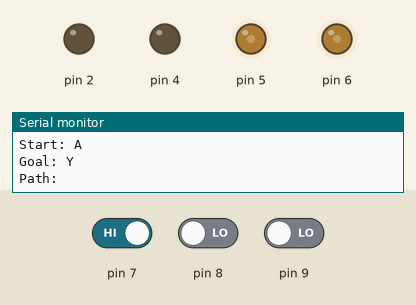
Simulated run of this program. Board: Arduino Uno, built with avr-gcc and run on an emulated ATmega328P. Shown: output pins drawn as LEDs (lit = HIGH), the last lines printed to the serial monitor. Dashed ring = blinking. The inputs (shaded band) are chosen by the test bench; at power-on: pin 8 LOW, pin 9 LOW, pin 7 HIGH.

Above: at 1.2 s.
1.3 s: pin 8 driven HIGH
At 2.4 s:
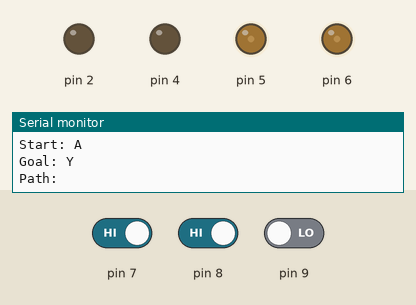
2.8 s: pin 9 driven HIGH
At 3.72 s:
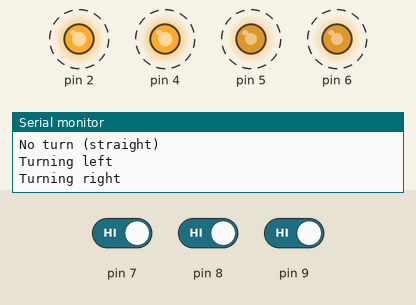
5.8 s: pin 7 driven LOW
7.8 s: pin 8 driven LOW
At 8.5 s:
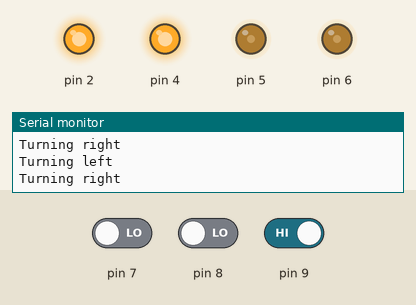
9.3 s: pin 8 driven HIGH and pin 9 driven LOW
At 9.7 s:
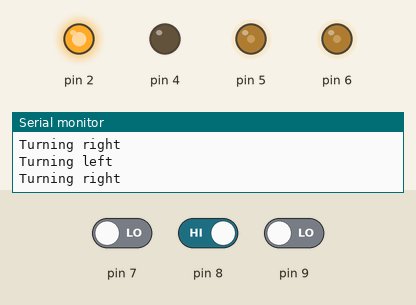
10.8 s: pin 7 driven HIGH
At 12.0 s:
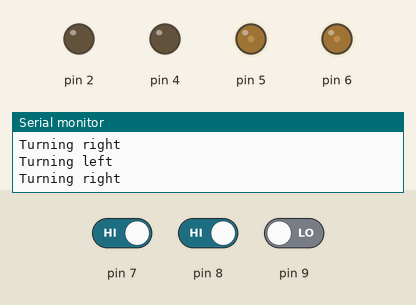
Timing chart, 0 to 13.3 s (numbered marks = the images above; inputs shaded):
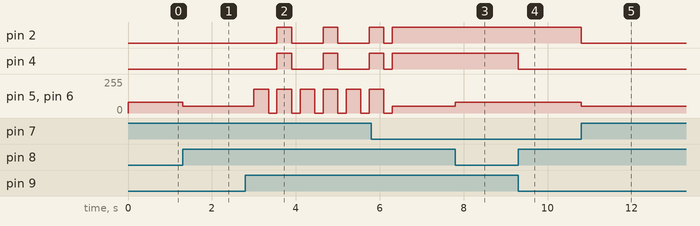

The program:

main.cpp
```cpp
#include <Arduino.h>
#include <limits.h>
#include <EEPROM.h>

#define GRID_SIZE 5
#define MAX_PATH_LEN 25

int pathX[MAX_PATH_LEN];
int pathY[MAX_PATH_LEN];
int pathLen = 0;
int pathIndex = 1; // Start from 1, since 0 is the start node
int robotX = 0, robotY = 0;
int heading = 2; // 0=up, 1=right, 2=down, 3=left

struct Node {
  int x, y;
  int g, h, f;
  Node* parent;
  bool walkable;
  int cost;
  char name; // Add name field
};

Node grid[GRID_SIZE][GRID_SIZE];

// Simple Manhattan distance heuristic
int heuristic(int x1, int y1, int x2, int y2) {
  return abs(x1 - x2) + abs(y1 - y2);
}

// Initialize grid (all walkable for now)
void initGrid() {
  char nodeName = 'A';
  // Manually set costs for each node (row by row)
  int manualCosts[GRID_SIZE][GRID_SIZE] = {
    {1, 3, 5, 7, 9},
    {3, 3, 1, 7, 6},
    {5, 1, 2, 3, 4},
    {7, 7, 3, 1, 2},
    {9, 6, 4, 2, 1},

  };

  for (int i = 0; i < GRID_SIZE; i++) {
    for (int j = 0; j < GRID_SIZE; j++) {
      int cost = manualCosts[i][j];
      grid[i][j] = {i, j, 0, 0, 0, nullptr, true, cost, nodeName};
      nodeName++;
      // If you want to wrap after 'Z', uncomment the next line:
      // if (nodeName > 'Z') nodeName = 'a';
    }
  }
}

struct ListNode {
  Node* node;
  ListNode* next;
};

// Helper to add node to open list (sorted by f)
void addToOpen(ListNode*& open, Node* node) {
  ListNode* newNode = new ListNode{node, nullptr};
  if (!open || node->f < open->node->f) {
    newNode->next = open;
    open = newNode;
    return;
  }
  ListNode* curr = open;
  while (curr->next && curr->next->node->f <= node->f) curr = curr->next;
  newNode->next = curr->next;
  curr->next = newNode;
}

// Helper to check if node is in list
bool inList(ListNode* list, Node* node) {
  while (list) {
    if (list->node == node) return true;
    list = list->next;
  }
  return false;
}

// Remove and return node with lowest f from open list
Node* popOpen(ListNode*& open) {
  if (!open) return nullptr;
  Node* node = open->node;
  ListNode* temp = open;
  open = open->next;
  delete temp;
  return node;
}

// A* implementation
void astar(int startX, int startY, int goalX, int goalY) {
  // Reset grid node values
  for (int i = 0; i < GRID_SIZE; i++)
    for (int j = 0; j < GRID_SIZE; j++) {
      grid[i][j].g = INT_MAX;
      grid[i][j].h = 0;
      grid[i][j].f = INT_MAX;
      grid[i][j].parent = nullptr;
    }

  Node* start = &grid[startX][startY];
  Node* goal = &grid[goalX][goalY];

  start->g = 0;
  start->h = heuristic(startX, startY, goalX, goalY);
  start->f = start->h;

  ListNode* open = nullptr;
  ListNode* closed = nullptr;
  addToOpen(open, start);

  int dx[4] = {1, -1, 0, 0};
  int dy[4] = {0, 0, 1, -1};

  while (open) {
    Node* current = popOpen(open);
    if (current == goal) {
      // Path found, print it
      Serial.print("Path: ");

      pathLen = 0;
      Node* pathNode = goal;
      while (pathNode) {
        pathX[pathLen] = pathNode->x;
        pathY[pathLen] = pathNode->y;
        pathLen++;
        pathNode = pathNode->parent;
      }
      Serial.println();

      // Reverse the path arrays so [0] is start, [pathLen-1] is goal
      for (int i = 0; i < pathLen / 2; i++) {
        int tx = pathX[i], ty = pathY[i];
        pathX[i] = pathX[pathLen - 1 - i];
        pathY[i] = pathY[pathLen - 1 - i];
        pathX[pathLen - 1 - i] = tx;
        pathY[pathLen - 1 - i] = ty;
      }
      pathIndex = 1; // Next node to go to (0 is start)

      // Clean up
      while (open) popOpen(open);
      while (closed) popOpen(closed);
      return;
    }
    addToOpen(closed, current);

    for (int d = 0; d < 4; d++) {
      int nx = current->x + dx[d];
      int ny = current->y + dy[d];
      if (nx < 0 || ny < 0 || nx >= GRID_SIZE || ny >= GRID_SIZE) continue;
      Node* neighbor = &grid[nx][ny];
      if (!neighbor->walkable || inList(closed, neighbor)) continue;
      int tentative_g = current->g + neighbor->cost;
      if (tentative_g < neighbor->g) {
        neighbor->parent = current;
        neighbor->g = tentative_g;
        neighbor->h = heuristic(nx, ny, goalX, goalY);
        neighbor->f = neighbor->g + neighbor->h;
        if (!inList(open, neighbor)) addToOpen(open, neighbor);
      }
    }
  }
  Serial.println("No path found.");
  // Clean up
  while (open) popOpen(open);
  while (closed) popOpen(closed);
}

// Define named nodes with their coordinates
enum NamedNode { NODE_A, NODE_B, NODE_C, NODE_D, NODE_E, NODE_F, NODE_G, NODE_COUNT };

struct NamedNodeInfo {
  char name;
  int x, y;
};

NamedNodeInfo namedNodes[NODE_COUNT] = {
  {'A', 0, 0}, // Start
  {'B', 0, 2},
  {'C', 1, 2},
  {'D', 2, 2},
  {'E', 3, 2},
  {'F', 4, 2},
  {'G', 4, 4}  // Goal
};

void turnLeft() {
  // Example: left wheel backward, right wheel forward
   digitalWrite(2,LOW);
    analogWrite(5,180);
    digitalWrite(4,LOW);
    analogWrite(6,180);
  delay(350); // Adjust this delay for a 90-degree turn
  // Stop motors after turn
  digitalWrite(2, LOW);
  analogWrite(5, 0);
  digitalWrite(4, LOW);
  analogWrite(6, 0);
}

void turnRight() {
  // Example: left wheel forward, right wheel backward
    digitalWrite(2,HIGH);
    analogWrite(5,180);
    digitalWrite(4,HIGH);
    analogWrite(6,180);
  delay(350); // Adjust this delay for a 90-degree turn
  // Stop motors after turn
  digitalWrite(2, LOW);
  analogWrite(5, 0);
  digitalWrite(4, LOW);
  analogWrite(6, 0);
}

void uTurn() {
  // Example: spin in place 180 degrees
  digitalWrite(2, HIGH);
  analogWrite(5, 80);
  digitalWrite(4, LOW);
  analogWrite(6, 80);
  delay(700); // Adjust for 180-degree turn
  digitalWrite(2, LOW);
  analogWrite(5, 0);
  digitalWrite(4, LOW);
  analogWrite(6, 0);
}

void Infrared_Tracing() {
  int Left_Tra_Value = 1;
  int Center_Tra_Value = 1;
  int Right_Tra_Value = 1;
  int Black = 1;
  Left_Tra_Value = digitalRead(7);
  Center_Tra_Value = digitalRead(8);
  Right_Tra_Value = digitalRead(9);
  if (Left_Tra_Value != Black && (Center_Tra_Value == Black && Right_Tra_Value != Black)) {
    digitalWrite(2,HIGH);
    analogWrite(5,80);   // slower
    digitalWrite(4,LOW);
    analogWrite(6,80);   // slower

  } else if (Left_Tra_Value == Black && (Center_Tra_Value == Black && Right_Tra_Value != Black)) {
    digitalWrite(2,LOW);
    analogWrite(5,50);   // slower
    digitalWrite(4,LOW);
    analogWrite(6,50);   // slower
  } else if (Left_Tra_Value == Black && (Center_Tra_Value != Black && Right_Tra_Value != Black)) {
    digitalWrite(2,LOW);
    analogWrite(5,80);   // slower
    digitalWrite(4,LOW);
    analogWrite(6,80);   // slower
  } else if (Left_Tra_Value != Black && (Center_Tra_Value != Black && Right_Tra_Value == Black)) {
    digitalWrite(2,HIGH);
    analogWrite(5,80);   // slower
    digitalWrite(4,HIGH);
    analogWrite(6,80);   // slower
  } else if (Left_Tra_Value != Black && (Center_Tra_Value == Black && Right_Tra_Value == Black)) {
    digitalWrite(2,HIGH);
    analogWrite(5,50);   // slower
    digitalWrite(4,HIGH);
    analogWrite(6,50);   // slower
  } else if (Left_Tra_Value == Black && Center_Tra_Value == Black && Right_Tra_Value == Black) {
    if (robotX == pathX[pathLen-1] && robotY == pathY[pathLen-1]) {
      // At goal, stop
      digitalWrite(2, LOW);
      analogWrite(5, 0);
      digitalWrite(4, LOW);
      analogWrite(6, 0);
      return;
    }

    int nextX = pathX[pathIndex];
    int nextY = pathY[pathIndex];

    int desiredHeading = heading;
    if (nextX > robotX) desiredHeading = 2;      // down
    else if (nextX < robotX) desiredHeading = 0; // up
    else if (nextY > robotY) desiredHeading = 1; // right
    else if (nextY < robotY) desiredHeading = 3; // left

    int turn = (desiredHeading - heading + 4) % 4;
    if (turn == 1) {
      Serial.println("Turning right");
      turnRight();
    } else if (turn == 3) {
      Serial.println("Turning left");
      turnLeft();
    } else if (turn == 2) {
      Serial.println("U-turn");
      uTurn();
    } else {
      Serial.println("No turn (straight)");
    }
    heading = desiredHeading;

    robotX = nextX;
    robotY = nextY;
    pathIndex++;
    delay(200);
    return;
}
}

void setup(){
  Serial.begin(9600);
  pinMode(7, INPUT);
  pinMode(8, INPUT);
  pinMode(9, INPUT);
  pinMode(2, OUTPUT);
  pinMode(5, OUTPUT);
  pinMode(4, OUTPUT);
  pinMode(6, OUTPUT);

  initGrid();

  // Use A as start and Y as goal
  int startX = 0;
  int startY = 0;
  int goalX = 4;
  int goalY = 4;

  Serial.print("Start: "); Serial.println(grid[startX][startY].name);
  Serial.print("Goal: "); Serial.println(grid[goalX][goalY].name);

  astar(startX, startY, goalX, goalY);
}

void loop(){
  Infrared_Tracing();

}
```

Measured:
- after the input at 1.3 s, pin 5, pin 6: 80/255 → 50/255 at once
- after the input at 2.8 s, pin 2, pin 4: alternates HIGH for 0.35 s and LOW for 0.75 s, starting after 0.75 s; pin 5, pin 6: alternates 180/255 for 0.35 s and 0/255 for 0.20 s, starting after 0.20 s
- after the input at 7.8 s, pin 5, pin 6: 50/255 → 80/255 at once
- after the input at 9.3 s, pin 4: HIGH → LOW at once
- after the input at 10.8 s, pin 2: HIGH → LOW at once; pin 5, pin 6: 80/255 → 50/255 at once
